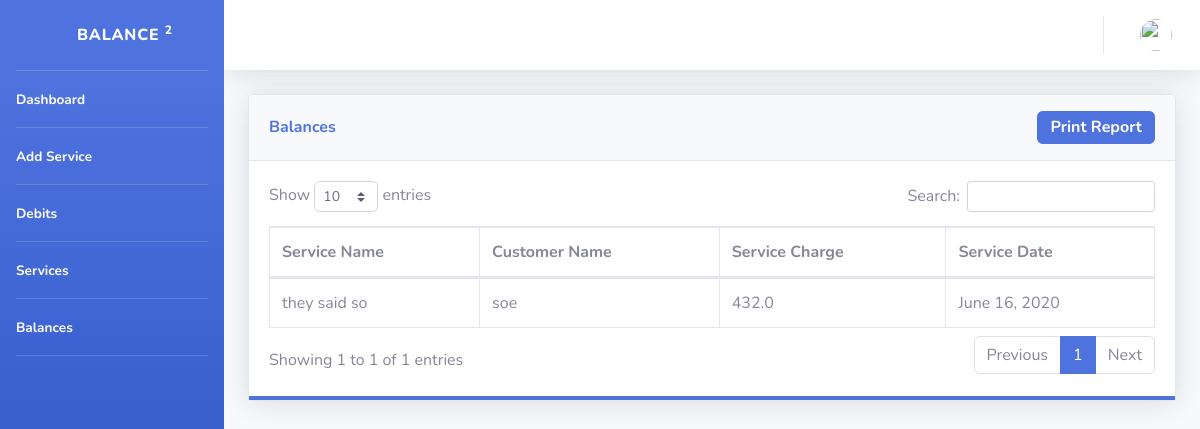
Page /balance/ on the earlier database version.
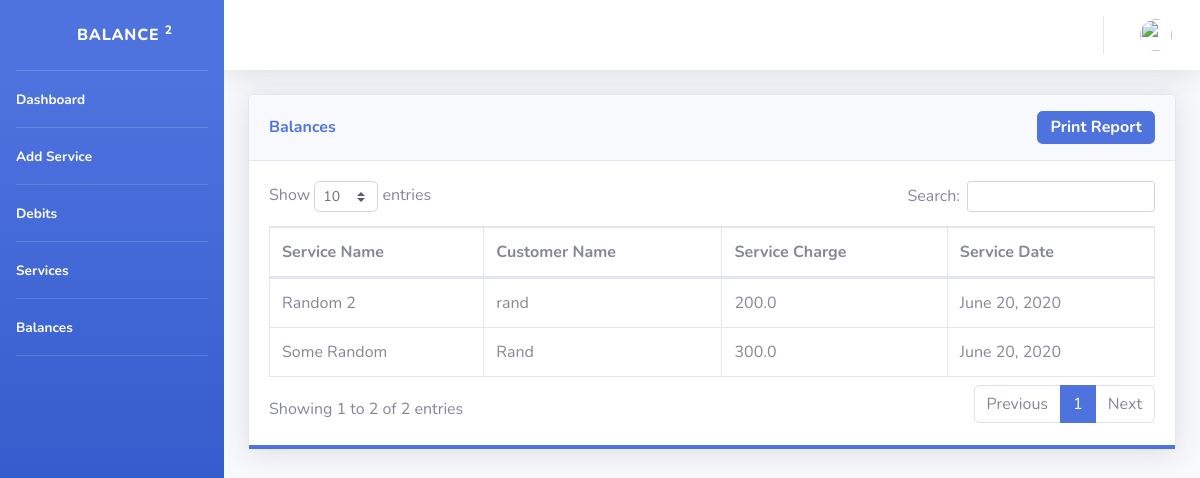
Same page on the later database version.
### calcbook/models.py (models this page shows, shortened)
class Balance(models.Model):
    service_id = models.ForeignKey(Services , on_delete = models.CASCADE)
    balance_amt = models.FloatField()

class Services(models.Model):
    service_name = models.CharField(max_length= 50)
    customer_id = models.ForeignKey(Customers , on_delete= models.CASCADE)
    service_charge = models.FloatField()
    profit = models.FloatField()
    isPaid = models.BooleanField()
    paid_amt = models.FloatField()
    service_date = models.DateField()
    bal_paid_date = models.DateField(blank=True, null=True)

class Customers(models.Model):
    name = models.CharField(max_length = 50)
    phone = models.CharField( max_length=13 , blank=True)
    email = models.EmailField(blank=True)

### calcbook/views.py (the view)
# urls.py: path('balance/', views.BalanceList.as_view(), name="balance"),
class BalanceList(ListView):
    queryset = Balance.objects.order_by('-id')
    context_object_name = 'balances'
    template_name = "balance_list.html"

### templates/balance_list.html (shortened to what this page needs)
{% extends 'base.html' %}
{% block body_block %}
<div class="card shadow mb-4 mt-4">
    <div class="card-header py-3">
        <div class="table-print" style="display: flex; justify-content: space-between; align-items: center;">
            <h6 class="m-0 font-weight-bold text-primary">Balances</h6>
            <button class="btn btn-primary">
                <a href="/balpdf" style="color: white; text-decoration: none;"><h6 class="m-0 font-weight-bold ">Print Report</h6></a>
            </button>
        </div>
    </div>
    <div class="card-body  border-bottom-primary">
        <div class="table-responsive ">
            <table class="table table-bordered" data-order='[[ 0, "des" ]]' id="dataTable" width="100%" cellspacing="0"
                align="center">
                <thead>
                    <tr>
                        <th>Service Name</th>
                        <th>Customer Name</th>
                        <th>Service Charge</th>
                        <th>Service Date</th>
                    </tr>
                </thead>
                <tbody>
                    {% for balance in balances %}
                    <tr>
                        <td>{{balance.service_id.service_name}}</td>
                        <td>{{balance.service_id.customer_id.name}}</td>
                        <td>{{balance.balance_amt}}</td>
                        <td>{{balance.service_id.service_date}}</td>
                    </tr>
                    {% endfor %}
                </tbody>
            </table>
        </div>
    </div>
{% endblock body_block %}

Differences in the rows shown:
removed Balance: service_id.service_name "they said so", service_id.customer_id.name "soe", balance_amt "432.0", service_id.service_date "June 16, 2020"
added Balance: service_id.service_name "Random 2", service_id.customer_id.name "rand", balance_amt "200.0", service_id.service_date "June 20, 2020"
added Balance: service_id.service_name "Some Random", service_id.customer_id.name "Rand", balance_amt "300.0", service_id.service_date "June 20, 2020"
Other differences:
text written by a page script: "Show entries Search: Showing 1 to 1 of 1 entries Previous 1 Next" → "Show entries Search: Showing 1 to 2 of 2 entries Previous 1 Next"
